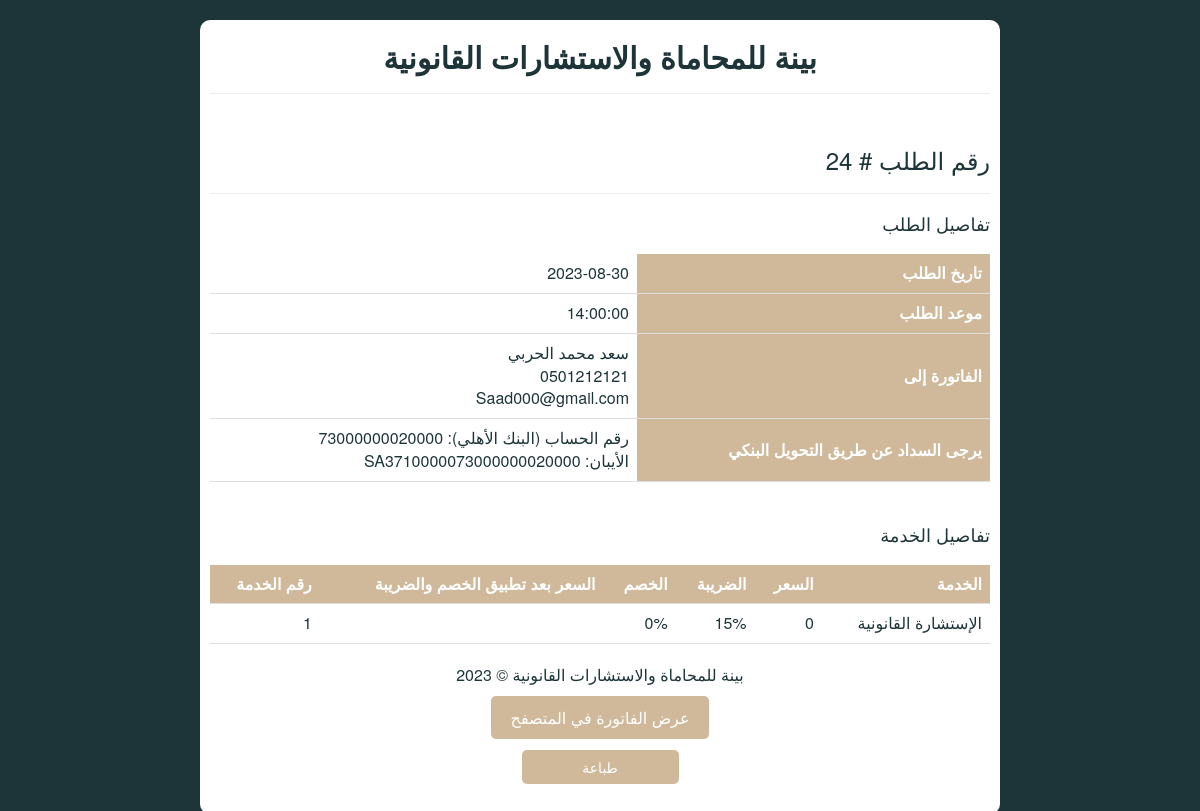
The app's page /Admin/email_body.php?appointment_id=24 with its own data.
### tables this page shows
CREATE TABLE `appointments` (
  `Appointment_id` int(20) NOT NULL,
  `Client` int(10) NOT NULL,
  `Service_id` int(3) NOT NULL,
  `Urgent` int(1) DEFAULT NULL,
  `Brief` varchar(500) NOT NULL,
  `File` varchar(500) DEFAULT NULL,
  `total_price` double DEFAULT NULL,
  `Date` date NOT NULL,
  `time` time NOT NULL,
  `place` int(1) DEFAULT NULL,
  `status` varchar(30) NOT NULL,
  `initial_price` double DEFAULT NULL
);

CREATE TABLE `clients` (
  `client_id` int(10) NOT NULL,
  `First_name` varchar(40) NOT NULL,
  `Middle_name` varchar(40) NOT NULL,
  `Last_name` varchar(40) NOT NULL,
  `Email` varchar(50) NOT NULL,
  `Phone` varchar(12) NOT NULL,
  `NationalID` varchar(10) NOT NULL,
  `password` varchar(50) DEFAULT NULL,
  `registered` int(1) DEFAULT NULL,
  `reset_token_expires_at` datetime DEFAULT NULL,
  `reset_token_hash` varchar(64) DEFAULT NULL,
  `user_id` int(50) DEFAULT NULL
);

CREATE TABLE `services` (
  `Service_id` int(3) NOT NULL,
  `title` varchar(200) NOT NULL,
  `description` varchar(1000) NOT NULL
);

### Admin/email_body.php (the view, shortened to what this page needs)
<?php
include '../database.php';
$appointmentId =  $_GET['appointment_id'];
$smt = mysqli_prepare($conn, "SELECT * FROM appointments WHERE appointment_id = '$appointmentId'");
mysqli_stmt_execute($smt);
$result = mysqli_stmt_get_result($smt);
if (mysqli_num_rows($result) == 0) {
    $smt = mysqli_prepare($conn, "SELECT * FROM orders WHERE order_id = '$appointmentId'");
    mysqli_stmt_execute($smt);
    $result = mysqli_stmt_get_result($smt);
    $row = mysqli_fetch_assoc($result);
    $filed = $row['filed'];
    $prosecutor = $row['prosecutor'];
    $defendant = $row['defendant'];
    $required_work = $row['required_work'];
    $Brief = $row['brief'];
    $requests = $row['requests'];
    $notes = $row['notes'];
    $Service_id = $row['service_id'];
    $client = $row['client_id'];
    $details = $row['details'];
    $parts = explode("$", $details);
    $Date = $row['due_date'];
    $time = $row['time'];
    $File = $row['file'];
    $total_price = $row['total_price'];
    $initial_price = $row['initial_price'];
    $status = $row['status'];
} else {
    $row = mysqli_fetch_assoc($result);
    $Date = $row['Date'];
    $time = $row['time'];
    $total_price = $row['total_price'];
    $client = $row['Client'];
    $Service_id = $row['Service_id'];
    $initial_price = $row['initial_price'];
}
$stmt = mysqli_prepare($conn, "SELECT * FROM clients WHERE client_id = ?");
mysqli_stmt_bind_param($stmt, "i", $client);
mysqli_stmt_execute($stmt);
$result = mysqli_stmt_get_result($stmt);
$row = mysqli_fetch_assoc($result);
$Fristname = $row['First_name'];
$Middlename = $row['Middle_name'];
$Lastname = $row['Last_name'];
$phone = $row['Phone'];
$email = $row['Email'];
$registered = $row['registered'];
$query = "SELECT title FROM services WHERE service_id = '$Service_id'";
$result1 = mysqli_query($conn, $query);
if ($result && mysqli_num_rows($result1) > 0) {
    $row1 = mysqli_fetch_assoc($result1);
    $serviceName = $row1['title'];
} else {
    $serviceName = "Service not found.";
}
?>
<!DOCTYPE html>
<html lang="ar">
<head>
    <link href="//netdna.bootstrapcdn.com/bootstrap/3.1.0/css/bootstrap.min.css" rel="stylesheet" id="bootstrap-css">
</head>
<body>
<div class="invoice-container">
    <h2 style="text-align: center; color: #1D3539; font-weight: bold;">بينة للمحاماة والاستشارات القانونية</h2>
    <hr><br>
    <h3 style="text-align: right; color: #1D3539;">رقم الطلب # <?php echo $appointmentId; ?></h3>
    <hr>
    <h4 style="text-align: right;color: #1D3539; ">تفاصيل الطلب</h4>
    <table>
        <tr>
            <td><?php echo $Date; ?></td>
            <th style="text-align: right;">تاريخ الطلب</th>
        </tr>
        <tr>
            <td><?php echo $time; ?></td>
            <th style="text-align: right;">موعد الطلب</th>
        </tr>
        <tr>
            <td><?php echo $Fristname . " " . $Middlename . " " . $Lastname; ?><br><?php echo $phone; ?><br><?php echo $email; ?></td>
            <th style="text-align: right;">الفاتورة إلى</th>
        </tr>
        <tr>
            <td>رقم الحساب (البنك الأهلي): 73000000020000<br>SA3710000073000000020000 :الأيبان </td>
            <th style="text-align: right;">يرجى السداد عن طريق التحويل البنكي</th>
        </tr>
    </table>
    <br>
    <h4 style="text-align: right; color: #1D3539;">تفاصيل الخدمة</h4>
    <table>
        <tr>
            <th style="text-align: right;">رقم الخدمة</th>
            <th style="text-align: right;">السعر بعد تطبيق الخصم والضريبة </th>
            <th style="text-align: right;">الخصم</th>
            <th style="text-align: right;">الضريبة</th>
            <th style="text-align: right;">السعر</th>
            <th style="text-align: right;">الخدمة</th>
        </tr>
        <tr>
            <td><?php echo $Service_id; ?></td>
            <td><?php echo $total_price; ?></td>
            <td class="border-0">
                <?php echo ($registered == 1) ? '10%' : '0%'; ?>
            </td>
            <td><?php echo "15%"; ?></td>
            <td><?php echo $initial_price ; ?></td>
            <td><?php echo $serviceName; ?></td>
        </tr>
    </table>
    <p style="margin-top: 20px;">بينة للمحاماة والاستشارات القانونية © 2023</p>
    <div class="button-container">
        <a href="https://bainah.com.sa/Admin/email_body.php?appointment_id=<?php echo $appointmentId; ?>" class="view-button">عرض الفاتورة في المتصفح</a>
    </div>
    <button class="button ">
        <div class="float-end">
            <a href="javascript:window.print()" class="btn btn-success me-1" style="background-color: #CFB99A;    border:none; ">طباعة<i class="fa fa-print"></i></a>
        </div>
    </button>
</div>
</body>
</html>

### Admin/email_body.php (style rules this page uses)
.invoice-container { text-align: center; margin-top: 20px; padding: 10px; background-color: #fff; border-radius: 10px; max-width: 800px; margin-left: auto; margin-right: auto; }
table { border-collapse: collapse; width: 100%; margin-bottom: 10px; }
th, td { text-align: right; padding: 8px; border-bottom: 1px solid #ddd; }
th { background-color: #CFB99A; color: #fff; }
body { background-color: #1D3539; color: #CFB99A; font-size: 16px; }
h2, h3, h4 { color: #CFB99A; text-align: center; margin-top: 10px; margin-bottom: 20px; }
p { margin-top: 10px; margin-bottom: 10px; }
.button-container { text-align: center; margin-top: 20px; }
.view-button { background-color: #CFB99A; color: #fff; border: none; padding: 10px 20px; border-radius: 5px; text-decoration: none; }
.button { flex: 1; max-width: 200px; margin: 20px; width: 157px; flex-shrink: 0; text-decoration: none; font-size: 14px !important; padding: 1px 7px !important; background-color: #CFB99A; color: #fff; border: none; border-radius: 5px; }
body { color: #1D3539; }

### records on screen
appointments: Date "2023-08-30", time "14:00:00", Service "1", initial_price "0"
clients: First_name "سعد", Middle_name "محمد", Last_name "الحربي", Phone "0501212121", Email "Saad000@gmail.com"
services: title "الإستشارة القانونية"

### other values on screen
$appointmentId "24"
